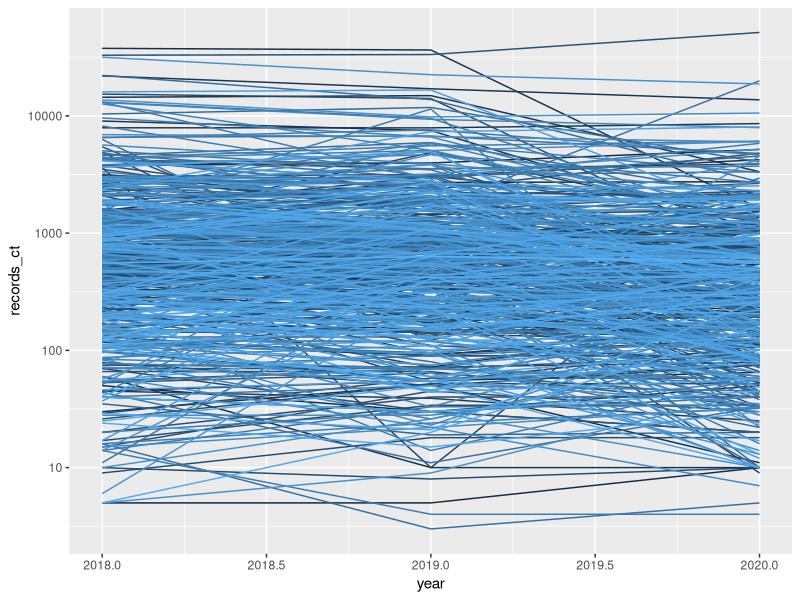
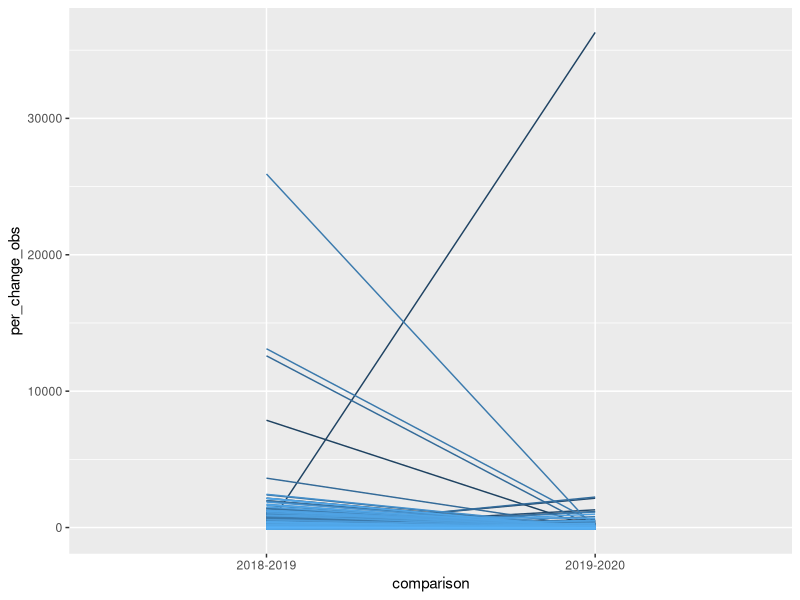

Write the R code that produced these figures, in order. (Note: this script raises an error after producing the figures.)
# Analyses of USA National Phenology Network data re COVID19 (%change by state)
# Kathleen L Prudic & Theresa Crimmins
# klprudic@arizona.edu
# created 2020-07-09
#modified 8-4-20

# Remove wonton variables 
rm(list = ls())

# Load additional packages
library(tidyverse)
library(lubridate)

# Load data 
records_site <- read_csv(file = "data/records_by_site_MAM_18-20.csv")

# Identify sites with data for all three years
usa_sites <- records_site %>%
  group_by(siteID) %>%
  summarize(num_rows = n()) %>%
  filter(num_rows == 3)

# Remove any sites without all three years of data
records_site <- records_site %>%
  filter(siteID %in% usa_sites$siteID)

# Sum number of records by state and year
#usa_counts <- usa_obs %>%
#  group_by(State, Year) %>%
#  summarize(num_records = sum(Records) )

# Plot number of records by site over 2018-2020
obs_plot <- ggplot(data = records_site, mapping = aes(x = year, 
                                                        y = records_ct,
                                                        group = siteID, 
                                                        color = siteID)) +
  geom_line() + 
  scale_y_log10() +
  theme(legend.position = "none")
obs_plot

# Calculate percent change in records 2018-2019 and 2019-2020 
# by spring (Mar-May) and site
records_change <- records_site %>% 
  group_by(siteID) %>%
  mutate(prev_obs = lag(records_ct)) %>%
  filter(!is.na(prev_obs)) %>%
  mutate(per_change_obs = (((records_ct/prev_obs)-1) * 100)) %>%
  select(-prev_obs) %>% 
  mutate(comparison = if_else(year == 2019, 
                              true = "2018-2019", 
                              false = "2019-2020"))

# Calculate means
records_means <- records_change %>%
  group_by(comparison) %>%
  summarize(mean_obs = mean(per_change_obs))
records_means

# Plot percent change in records
change_records_plot <- ggplot(data = records_change, 
                              mapping = aes(x = comparison, 
                                            y = per_change_obs,
                                            group = siteID, 
                                            color = siteID)) +
  geom_line() +
  theme(legend.position = "none")
change_records_plot

#this part is where I stopped because things were messed up above
# Create dataframe for records t test
records_ttest <- records_change %>% 
  select(siteID, year, per_change_obs) %>%
  pivot_wider(names_from = year, values_from = per_change_obs) %>%
  rename(`2018-2019` = `2019`, 
         `2019-2020` = `2020`) 

# t test on change in growth in records
usa_obs_ttest_list <- t.test(x = usa_obs_ttest$`2018-2019`, 
                             y = usa_obs_ttest$`2019-2020`, 
                             paired = TRUE)
usa_obs_ttest_list
cat(round(usa_obs_ttest_list$estimate, digits = 6), " (",
    paste0(round(as.numeric(usa_obs_ttest_list$conf.int), digits = 4), collapse = ", "),
    ")", sep = "")
